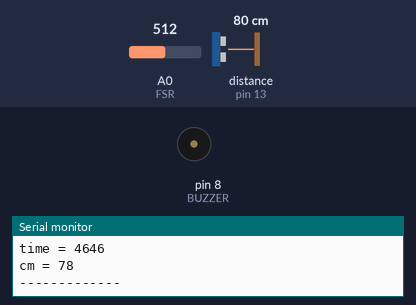
Bench run of a sketch on a simulated Arduino Uno, built with avr-gcc and run on an emulated ATmega328P. Shown: buzzer (waves = sounding), the last lines printed to the serial monitor. Wiring (inferred from the names in the program): ultrasonic range finder: trigger pin 11; echo pin 13. The test bench sets the inputs (shaded band); at power-on: A0 (FSR) = 512, distance to the obstacle (sensor on pin 13) 80 cm. The echo pulse lasts 58.3 µs per cm.

Above: at 1.2 s.
1.3 s: A0 (FSR) set to 312
4.3 s: A0 (FSR) set to 293
At 6.6 s:
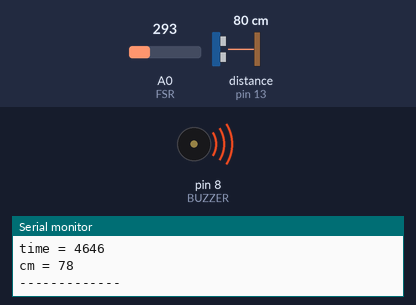
Timing chart, 0 to 8.3 s (numbered marks = the images above; inputs shaded):
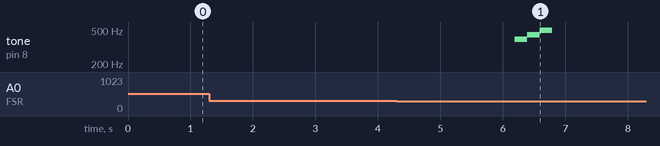

The sketch:

Jihwan_Arduino.ino
```cpp
// 박지환: 압력 센서, 노이즈 방지, 피에조 부저 코드 작성
// 김정효: 초음파 센서 코드 작성

#define FSR A0 // FSR 압력 센서의 핀 번호를 선언
#define TRIG 11 // 초음파 센서의 TRIG 핀 번호를 선언
#define ECHO 13 // 초음파 센서의 ECHO 핀 번호를 선언
#define BUZZER 8 // 피에조 부저의 핀 번호를 선언

int sensor = 0; // 압력 센서로 측정한 값을 저장할 변수
// cnt와 cnt2로 노이즈 현상과 부저의 무한 반복을 방지함
int cnt = 0;
int cnt2 = 1; // cnt2를 0으로 주면 처음부터 부저가 울리게 됨
void setup() {

  pinMode(TRIG, OUTPUT);
  pinMode(ECHO, INPUT);
  pinMode(FSR, INPUT);
  pinMode(BUZZER, OUTPUT);
  Serial.begin(9600);

}

void loop() {
  sensor = analogRead(FSR);
  long duration, distance;

  digitalWrite(TRIG, LOW);
  delayMicroseconds(2);

  digitalWrite(TRIG, HIGH);
  delayMicroseconds(10);

  digitalWrite(TRIG, LOW);

  duration = pulseIn (ECHO, HIGH);

  distance = duration * 0.034 / 2;

  if (sensor > 300 || distance < 50)
  {
    // 압력 센서에 힘이 감지되거나, 초음파 센서로 측정한 거리가 가까우면 cnt는 10으로 계속 초기화됨
    cnt = 10;
    // cnt2는 부저의 무한 반복을 방지하기 위한 변수로, 센서가 감지하면 0이 됨
    cnt2 = 0;
  }

  // 매 루프마다 cnt의 값이 줄어듦. -> 센서가 감지하면 초기화됨
  if (cnt != 0)
    cnt--;

  // 힘이 감지되지 않은지 일정 시간이 지날 경우 부저가 울리게 함
  else if (cnt == 0 && cnt2 == 0)
  {
    tone(8, 392);
    delay(200);

    tone(8, 440);
    delay(200);

    tone(8, 494);
    delay(200);

    noTone(8);
    delay(500);

    // 부저가 한 번 울리고 나면 cnt2를 1로 바꿔 무한반복을 방지함
    cnt2 = 1;
  }

  // 잘 작동되는지 확인
  Serial.print("sensor = ");
  Serial.println(sensor);
  Serial.print("cnt = ");
  Serial.println(cnt);

  Serial.print("time = ");
  Serial.println(duration);
  Serial.print("cm = ");
  Serial.println(distance);

  Serial.print("-------------\n");

  delay(200); // cnt가 10에서 0이 되려면 2초가 필요함
}
```

Measured:
- the behaviour switches between 301 and 300 on A0 (FSR) (found by bisection; images 0 and 1)
- after the input at 4.3 s, tone on pin 8 (BUZZER): silent → 392 Hz after 1.9 s, → 440 Hz 0.20 s later, → 494 Hz 0.20 s later, → silent 0.20 s later
